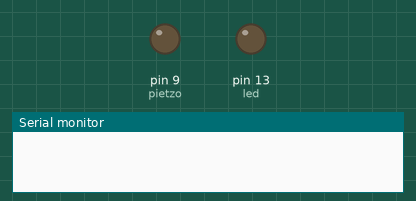
A sketch run on a simulated Arduino Uno, built with avr-gcc and run on an emulated ATmega328P. Shown: output pins drawn as LEDs (lit = HIGH), the last lines printed to the serial monitor.

Above: at 0.01 s.
At 9.01 s:
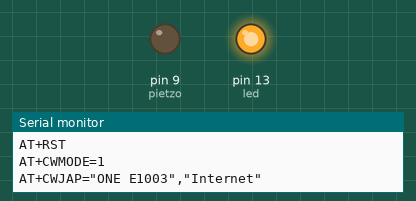
Timing chart, 0 to 10.7 s (numbered marks = the images above):
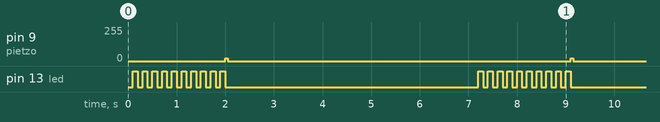

The sketch:

SpexKnappen.ino
```cpp
#include "Jukebox.h"
//my web site, replace with yours
#define DST_IP "89.255.239.232"

//Define the pin for the on board LED
int led = 13;
int pietzo = 9;
Jukebox ourJukeBox(pietzo);

//Initialize Device
void setup() {
  //Enable the Onboard LED to act as a Status indicator light
  pinMode(led,OUTPUT);
  pinMode(pietzo,OUTPUT);

  //Set the speed for communicating with the ESP8266 module
  Serial.begin(115200);
  //Send a series of flashes to show us we are in the bootup phase.
  blinkcode();
  beep(50);
  //Reset the ESP8266
  Serial.println("AT+RST");
  //Wait for the WiFi module to bootup
  delay(5000);
  //Switch the chip to "client" mode
  Serial.println("AT+CWMODE=1");
  //Connect to our Wireless network NOTE: change SSID to your wireless
  //network and PASSWORD to the key used to join the network.
  Serial.println("AT+CWJAP=\"ONE E1003\",\"Internet\"");
  //Once again blink some lights because it is fun!
  blinkcode();
  beep(50);
}

void loop() {
  boolean shoudLedBlink = checkIfSomeBodyWhantsIn();
  //Check the returned header & web page. Looking for a keyword. I used YES12321
  if (shoudLedBlink) {
    digitalWrite(led,HIGH);
    ourJukeBox.playMelody(1);
  } else {
    digitalWrite(led,LOW);
  }
  delay (500);
}

boolean checkIfSomeBodyWhantsIn() {
  //Open a connection to the web server
  String cmd = "AT+CIPSTART=\"TCP\",\""; //make this command: AT+CPISTART="TCP","192.168.88.35",80
  cmd += DST_IP;
  cmd += "\",80";
  Serial.println(cmd);

  //wait a little while for 'Linked'
  delay(300);

  //This is our HTTP GET Request change to the page and server you want to load.
  cmd = "GET /state HTTP/1.1\r\n";
  cmd += "Host: 89.255.239.232\r\n\r\n";

  //The ESP8266 needs to know the size of the GET request
  Serial.print("AT+CIPSEND=");
  Serial.println(cmd.length()); //Ska vara 45.

  //Look for the > prompt from the esp8266
  if(Serial.find(">")){
    //Send our http GET request
    Serial.println(cmd);
  } else {
    //Something didn't work...
    Serial.println("AT+CIPCLOSE");
  }
  if (Serial.find("true")) {
    //If the string was found we know the page is up and we turn on the LED status
    //light to show the server is ONLINE
    return true;
  } else {
    //If the string was not found then we can assume the server is offline therefore
    //we should turn of the light.
    return false;
  }
  delay(1000);
  //Be great people and close our connection.
  Serial.println("AT+CIPCLOSE");

}

void beep(int delayms) {
  analogWrite(pietzo,20);
  delay(delayms);
  analogWrite(pietzo,0);
  delay(delayms);
}

void blinkcode() {
  //Simply loop a few times flashing the status light (this is used during boot up)
  int i;
  for (i = 1; i <= 10; i++){
    delay (100);
    digitalWrite(led,HIGH);
    delay (100);
    digitalWrite(led,LOW);
  }
}
```

Jukebox.cpp
```cpp
/*
	Jukebox - A class for playing music throw a Piezo speaker.
	created by Aiman and David
*/

#include "Arduino.h"
#include "Jukebox.h"

Jukebox::Jukebox(int pietzoPin){
	pinMode(pietzoPin, OUTPUT);
  	_pin = pietzoPin;
  	_a = 2272;
  	_b = 4545;

}

void Jukebox::playMelody(int SongNr){
  int length1 = 15; // the number of notes
  char notes1[] = "ccggaagffeeddc "; // a space represents a rest
  int beats1[] = { 1, 1, 1, 1, 1, 1, 2, 1, 1, 1, 1, 1, 1, 2, 4 };
  int tempo1 = 300;
  if(SongNr == 1){
    for (int i = 0; i < length1; i++) {
        if (notes1[i] == ' ') {
          delay(beats1[i] * tempo1); // rest
        } else {
          playNote(notes1[i], beats1[i] * tempo1);
        }

        // pause between notes
        delay(tempo1 / 2);
    }
  }
}

void Jukebox::playNote(char note, int duration){
	char names[] = { 'c', 'd', 'e', 'f', 'g', 'a', 'b', 'C' };
	int tones[] = { 1915, 1700, 1519, 1432, 1275, 1136, 1014, 956};
	// play the tone corresponding to the note name
	for (int i = 0; i < 8; i++) {
	  if (names[i] == note) {
	    playTone(tones[i], duration);
	  }
	}
}

void Jukebox::playTone(int tone, int duration){
	//duration *= 1000; //Convert to micro
	for(long i = 0; i<duration*1000L; i+=tone*2){
		digitalWrite(_pin,HIGH);
		delayMicroseconds(tone);
		digitalWrite(_pin,LOW);
		delayMicroseconds(tone);
	}
}
```

Jukebox.h
```cpp
/*
	Jukebox - A class for playing music throw a Piezo speaker.
	created by Aiman and David
*/

#include "Arduino.h"

#ifndef Jukebox_h
#define Jukebox_h

class Jukebox {
	public:
		Jukebox(int pietzoPin);
		void playMelody(int SongNr);

	private:
	    int _pin;
	    int _a;
	    int _b;
	    int _c;
	    void playTone(int tone, int duration);
	    void playNote(char note, int duration);
};

#endif
```
